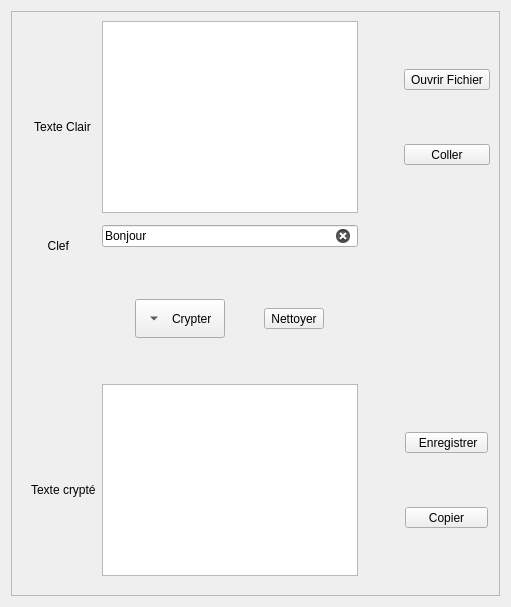
      <widget class="QWidget" name="tab_4">
       <attribute name="icon">
        <iconset resource="1.qrc">
         <normaloff>:/images/images/vigenere.png</normaloff>:/images/images/vigenere.png</iconset>
       </attribute>
       <attribute name="title">
        <string/>
       </attribute>
       <layout class="QHBoxLayout" name="horizontalLayout_3">
        <item>
         <widget class="QFrame" name="frame_4">
          <property name="frameShape">
           <enum>QFrame::StyledPanel</enum>
          </property>
          <property name="frameShadow">
           <enum>QFrame::Plain</enum>
          </property>
          <property name="lineWidth">
           <number>3</number>
          </property>
          <property name="midLineWidth">
           <number>3</number>
          </property>
          <layout class="QVBoxLayout" name="verticalLayout_6">
           <property name="sizeConstraint">
            <enum>QLayout::SetDefaultConstraint</enum>
           </property>
           <item>
            <layout class="QGridLayout" name="gridLayout_25">
             <property name="leftMargin">
              <number>10</number>
             </property>
             <item row="0" column="0">
              <layout class="QGridLayout" name="gridLayout_26">
               <item row="2" column="0">
                <widget class="QLabel" name="label_19">
                 <property name="text">
                  <string> Texte Clair</string>
                 </property>
                </widget>
               </item>
               <item row="3" column="0">
                <spacer name="verticalSpacer_19">
                 <property name="orientation">
                  <enum>Qt::Vertical</enum>
                 </property>
                 <property name="sizeHint" stdset="0">
                  <size>
                   <width>20</width>
                   <height>40</height>
                  </size>
                 </property>
                </spacer>
               </item>
               <item row="0" column="0">
                <spacer name="verticalSpacer_20">
                 <property name="orientation">
                  <enum>Qt::Vertical</enum>
                 </property>
                 <property name="sizeHint" stdset="0">
                  <size>
                   <width>20</width>
                   <height>40</height>
                  </size>
                 </property>
                </spacer>
               </item>
               <item row="1" column="0">
                <widget class="QLabel" name="label_20">
                 <property name="text">
                  <string/>
                 </property>
                 <property name="pixmap">
                  <pixmap resource="1.qrc">:/images/images/text-plain-icon.png</pixmap>
                 </property>
                </widget>
               </item>
              </layout>
             </item>
             <item row="6" column="3">
              <layout class="QGridLayout" name="gridLayout_27">
               <item row="0" column="0">
                <widget class="QToolButton" name="toolButton_22">
                 <property name="text">
                  <string>  Enregistrer </string>
                 </property>
                 <property name="icon">
                  <iconset resource="1.qrc">
                   <normaloff>:/images/images/Save-icon.png</normaloff>:/images/images/Save-icon.png</iconset>
                 </property>
                 <property name="iconSize">
                  <size>
                   <width>48</width>
                   <height>48</height>
                  </size>
                 </property>
                 <property name="toolButtonStyle">
                  <enum>Qt::ToolButtonTextUnderIcon</enum>
                 </property>
                </widget>
               </item>
               <item row="1" column="0">
                <widget class="QToolButton" name="toolButton_23">
                 <property name="text">
                  <string>     Copier     </string>
                 </property>
                 <property name="icon">
                  <iconset resource="1.qrc">
                   <normaloff>:/images/images/copy-icon.png</normaloff>:/images/images/copy-icon.png</iconset>
                 </property>
                 <property name="iconSize">
                  <size>
                   <width>48</width>
                   <height>48</height>
                  </size>
                 </property>
                 <property name="toolButtonStyle">
                  <enum>Qt::ToolButtonTextUnderIcon</enum>
                 </property>
                </widget>
               </item>
              </layout>
             </item>
             <item row="4" column="1">
              <layout class="QGridLayout" name="gridLayout_28">
               <property name="leftMargin">
                <number>0</number>
               </property>
               <property name="topMargin">
                <number>0</number>
               </property>
               <item row="0" column="0">
                <widget class="QToolButton" name="toolButton_24">
                 <property name="text">
                  <string>Crypter</string>
                 </property>
                 <property name="iconSize">
                  <size>
                   <width>32</width>
                   <height>32</height>
                  </size>
                 </property>
                 <property name="toolButtonStyle">
                  <enum>Qt::ToolButtonTextBesideIcon</enum>
                 </property>
                 <property name="arrowType">
                  <enum>Qt::DownArrow</enum>
                 </property>
                </widget>
               </item>
               <item row="0" column="1">
                <widget class="QToolButton" name="toolButton_25">
                 <property name="text">
                  <string>Nettoyer</string>
                 </property>
                 <property name="icon">
                  <iconset resource="1.qrc">
                   <normaloff>:/images/images/Actions-edit-clear-icon.png</normaloff>:/images/images/Actions-edit-clear-icon.png</iconset>
                 </property>
                 <property name="iconSize">
                  <size>
                   <width>32</width>
                   <height>32</height>
                  </size>
                 </property>
                 <property name="toolButtonStyle">
                  <enum>Qt::ToolButtonTextBesideIcon</enum>
                 </property>
                </widget>
               </item>
              </layout>
             </item>
             <item row="0" column="3">
              <layout class="QGridLayout" name="gridLayout_29">
               <item row="0" column="0">
                <widget class="QToolButton" name="toolButton_27">
                 <property name="sizePolicy">
                  <sizepolicy hsizetype="Maximum" vsizetype="Maximum">
                   <horstretch>0</horstretch>
                   <verstretch>60</verstretch>
                  </sizepolicy>
                 </property>
                 <property name="text">
                  <string>Ouvrir Fichier</string>
                 </property>
                 <property name="icon">
                  <iconset resource="1.qrc">
                   <normaloff>:/images/images/open-file-icon.png</normaloff>:/images/images/open-file-icon.png</iconset>
                 </property>
                 <property name="iconSize">
                  <size>
                   <width>48</width>
                   <height>48</height>
                  </size>
                 </property>
                 <property name="toolButtonStyle">
                  <enum>Qt::ToolButtonTextUnderIcon</enum>
                 </property>
                 <property name="autoRaise">
                  <bool>false</bool>
                 </property>
                 <property name="arrowType">
                  <enum>Qt::NoArrow</enum>
                 </property>
                </widget>
               </item>
               <item row="1" column="0">
                <widget class="QToolButton" name="toolButton_28">
                 <property name="text">
                  <string>      Coller      </string>
                 </property>
                 <property name="icon">
                  <iconset resource="1.qrc">
                   <normaloff>:/images/images/paste.png</normaloff>:/images/images/paste.png</iconset>
                 </property>
                 <property name="iconSize">
                  <size>
                   <width>48</width>
                   <height>48</height>
                  </size>
                 </property>
                 <property name="toolButtonStyle">
                  <enum>Qt::ToolButtonTextUnderIcon</enum>
                 </property>
                </widget>
               </item>
              </layout>
             </item>
             <item row="7" column="1">
              <layout class="QGridLayout" name="gridLayout_30">
               <property name="leftMargin">
                <number>10</number>
               </property>
               <property name="topMargin">
                <number>10</number>
               </property>
              </layout>
             </item>
             <item row="2" column="1">
              <widget class="QLineEdit" name="lineEdit_4">
               <property name="toolTip">
                <string>&lt;html&gt;&lt;head/&gt;&lt;body&gt;&lt;p&gt;&lt;span style=&quot; font-size:12pt;&quot;&gt;Vous pourriez modifier cette chaine&lt;/span&gt;&lt;/p&gt;&lt;/body&gt;&lt;/html&gt;</string>
               </property>
               <property name="text">
                <string>Bonjour</string>
               </property>
               <property name="clearButtonEnabled">
                <bool>true</bool>
               </property>
              </widget>
             </item>
             <item row="6" column="1">
              <widget class="QPlainTextEdit" name="plainTextEdit_4">
               <property name="font">
                <font>
                 <pointsize>12</pointsize>
                </font>
               </property>
              </widget>
             </item>
             <item row="3" column="1">
              <spacer name="verticalSpacer_21">
               <property name="orientation">
                <enum>Qt::Vertical</enum>
               </property>
               <property name="sizeHint" stdset="0">
                <size>
                 <width>20</width>
                 <height>40</height>
                </size>
               </property>
              </spacer>
             </item>
             <item row="0" column="1">
              <widget class="QTextEdit" name="textEdit_4">
               <property name="font">
                <font>
                 <pointsize>12</pointsize>
                </font>
               </property>
              </widget>
             </item>
             <item row="5" column="1">
              <spacer name="verticalSpacer_22">
               <property name="orientation">
                <enum>Qt::Vertical</enum>
               </property>
               <property name="sizeHint" stdset="0">
                <size>
                 <width>20</width>
                 <height>40</height>
                </size>
               </property>
              </spacer>
             </item>
             <item row="0" column="2">
              <spacer name="horizontalSpacer_5">
               <property name="orientation">
                <enum>Qt::Horizontal</enum>
               </property>
               <property name="sizeType">
                <enum>QSizePolicy::Minimum</enum>
               </property>
               <property name="sizeHint" stdset="0">
                <size>
                 <width>40</width>
                 <height>20</height>
                </size>
               </property>
              </spacer>
             </item>
             <item row="2" column="0">
              <layout class="QGridLayout" name="gridLayout_31">
               <item row="0" column="0">
                <widget class="QLabel" name="label_21">
                 <property name="text">
                  <string/>
                 </property>
                 <property name="pixmap">
                  <pixmap resource="1.qrc">:/images/images/logo_axcrypt.png</pixmap>
                 </property>
                </widget>
               </item>
               <item row="1" column="0">
                <widget class="QLabel" name="label_22">
                 <property name="text">
                  <string>     Clef</string>
                 </property>
                </widget>
               </item>
              </layout>
             </item>
             <item row="6" column="0">
              <layout class="QGridLayout" name="gridLayout_32">
               <item row="1" column="0">
                <widget class="QLabel" name="label_23">
                 <property name="text">
                  <string/>
                 </property>
                 <property name="pixmap">
                  <pixmap resource="1.qrc">:/images/images/document_encrypted_gold.png</pixmap>
                 </property>
                </widget>
               </item>
               <item row="3" column="0">
                <spacer name="verticalSpacer_23">
                 <property name="orientation">
                  <enum>Qt::Vertical</enum>
                 </property>
                 <property name="sizeHint" stdset="0">
                  <size>
                   <width>20</width>
                   <height>40</height>
                  </size>
                 </property>
                </spacer>
               </item>
               <item row="2" column="0">
                <widget class="QLabel" name="label_24">
                 <property name="text">
                  <string>Texte crypté</string>
                 </property>
                </widget>
               </item>
               <item row="0" column="0">
                <spacer name="verticalSpacer_24">
                 <property name="orientation">
                  <enum>Qt::Vertical</enum>
                 </property>
                 <property name="sizeHint" stdset="0">
                  <size>
                   <width>20</width>
                   <height>40</height>
                  </size>
                 </property>
                </spacer>
               </item>
              </layout>
             </item>
            </layout>
           </item>
          </layout>
         </widget>
        </item>
       </layout>
      </widget>
